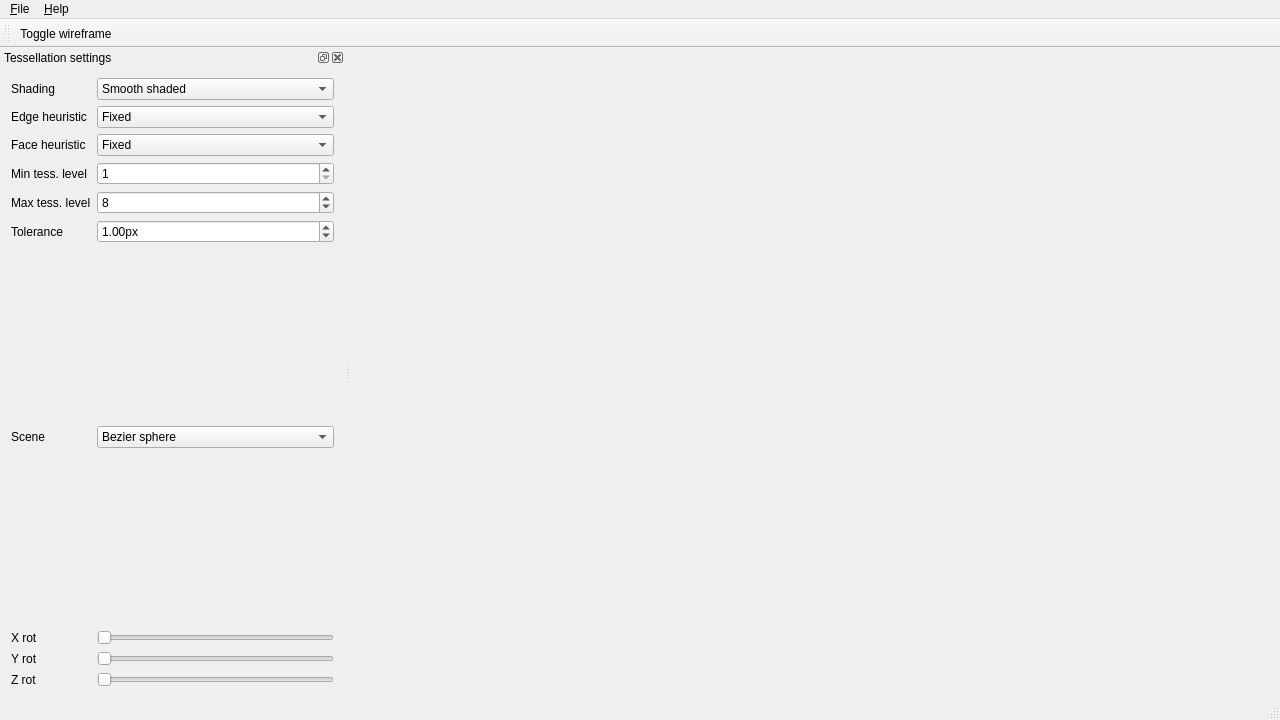
<?xml version="1.0" encoding="UTF-8"?>
<ui version="4.0">
 <class>MainWindow</class>
 <widget class="QMainWindow" name="MainWindow">
  <property name="geometry">
   <rect>
    <x>0</x>
    <y>0</y>
    <width>1280</width>
    <height>720</height>
   </rect>
  </property>
  <property name="windowTitle">
   <string>MainWindow</string>
  </property>
  <widget class="MainView" name="mainView"/>
  <widget class="QMenuBar" name="menuBar">
   <property name="geometry">
    <rect>
     <x>0</x>
     <y>0</y>
     <width>1280</width>
     <height>25</height>
    </rect>
   </property>
   <widget class="QMenu" name="menuFile">
    <property name="title">
     <string>&amp;File</string>
    </property>
    <addaction name="actionExit"/>
   </widget>
   <widget class="QMenu" name="menuHelp">
    <property name="title">
     <string>&amp;Help</string>
    </property>
    <addaction name="actionAbout_Qt"/>
   </widget>
   <addaction name="menuFile"/>
   <addaction name="menuHelp"/>
  </widget>
  <widget class="QToolBar" name="mainToolBar">
   <property name="windowTitle">
    <string>Main tool bar</string>
   </property>
   <attribute name="toolBarArea">
    <enum>TopToolBarArea</enum>
   </attribute>
   <attribute name="toolBarBreak">
    <bool>false</bool>
   </attribute>
   <addaction name="actionToggleWireframe"/>
  </widget>
  <widget class="QStatusBar" name="statusBar"/>
  <widget class="QDockWidget" name="tessellationDock">
   <property name="minimumSize">
    <size>
     <width>345</width>
     <height>365</height>
    </size>
   </property>
   <property name="windowTitle">
    <string>Tessellation settings</string>
   </property>
   <attribute name="dockWidgetArea">
    <number>1</number>
   </attribute>
   <widget class="QWidget" name="dockWidgetContents">
    <layout class="QFormLayout" name="formLayout">
     <item row="0" column="0">
      <widget class="QLabel" name="shadingLbl">
       <property name="text">
        <string>Shading</string>
       </property>
      </widget>
     </item>
     <item row="0" column="1">
      <widget class="QComboBox" name="shadingBox">
       <item>
        <property name="text">
         <string>Smooth shaded</string>
        </property>
       </item>
       <item>
        <property name="text">
         <string>Flat shaded</string>
        </property>
       </item>
       <item>
        <property name="text">
         <string>Normal</string>
        </property>
       </item>
       <item>
        <property name="text">
         <string>Shaded patches</string>
        </property>
       </item>
       <item>
        <property name="text">
         <string>Barycentric coordiates</string>
        </property>
       </item>
       <item>
        <property name="text">
         <string>Surface error</string>
        </property>
       </item>
       <item>
        <property name="text">
         <string>Patch curvature</string>
        </property>
       </item>
       <item>
        <property name="text">
         <string>Min edge size</string>
        </property>
       </item>
       <item>
        <property name="text">
         <string>Max edge size</string>
        </property>
       </item>
       <item>
        <property name="text">
         <string>Inner tessellation level</string>
        </property>
       </item>
       <item>
        <property name="text">
         <string>Outer tessellation level</string>
        </property>
       </item>
       <item>
        <property name="text">
         <string>Local curvature</string>
        </property>
       </item>
      </widget>
     </item>
     <item row="1" column="1">
      <widget class="QComboBox" name="edgeHeuristicBox">
       <item>
        <property name="text">
         <string>Fixed</string>
        </property>
       </item>
       <item>
        <property name="text">
         <string>Viewspace normal (undefined)</string>
        </property>
       </item>
       <item>
        <property name="text">
         <string>Screenspace projection</string>
        </property>
       </item>
       <item>
        <property name="text">
         <string>Edge curvature</string>
        </property>
       </item>
       <item>
        <property name="text">
         <string>Max deviation</string>
        </property>
       </item>
       <item>
        <property name="text">
         <string>Min(proj, curv)</string>
        </property>
       </item>
      </widget>
     </item>
     <item row="9" column="0">
      <widget class="QLabel" name="xLbl">
       <property name="text">
        <string>X rot</string>
       </property>
      </widget>
     </item>
     <item row="9" column="1">
      <widget class="QSlider" name="xSlider">
       <property name="maximum">
        <number>360</number>
       </property>
       <property name="orientation">
        <enum>Qt::Horizontal</enum>
       </property>
      </widget>
     </item>
     <item row="10" column="0">
      <widget class="QLabel" name="yLbl">
       <property name="text">
        <string>Y rot</string>
       </property>
      </widget>
     </item>
     <item row="10" column="1">
      <widget class="QSlider" name="ySlider">
       <property name="maximum">
        <number>360</number>
       </property>
       <property name="orientation">
        <enum>Qt::Horizontal</enum>
       </property>
      </widget>
     </item>
     <item row="11" column="0">
      <widget class="QLabel" name="zLbl">
       <property name="text">
        <string>Z rot</string>
       </property>
      </widget>
     </item>
     <item row="11" column="1">
      <widget class="QSlider" name="zSlider">
       <property name="maximum">
        <number>360</number>
       </property>
       <property name="orientation">
        <enum>Qt::Horizontal</enum>
       </property>
      </widget>
     </item>
     <item row="8" column="1">
      <spacer name="vSpace">
       <property name="orientation">
        <enum>Qt::Vertical</enum>
       </property>
       <property name="sizeHint" stdset="0">
        <size>
         <width>20</width>
         <height>40</height>
        </size>
       </property>
      </spacer>
     </item>
     <item row="1" column="0">
      <widget class="QLabel" name="edgeLbl">
       <property name="text">
        <string>Edge heuristic</string>
       </property>
      </widget>
     </item>
     <item row="2" column="1">
      <widget class="QComboBox" name="faceHeuristicBox">
       <item>
        <property name="text">
         <string>Fixed</string>
        </property>
       </item>
       <item>
        <property name="text">
         <string>Viewspace normal</string>
        </property>
       </item>
       <item>
        <property name="text">
         <string>Max(edge projection)</string>
        </property>
       </item>
       <item>
        <property name="text">
         <string>Patch curvature</string>
        </property>
       </item>
       <item>
        <property name="text">
         <string>Maxdeviation (undefined)</string>
        </property>
       </item>
       <item>
        <property name="text">
         <string>Min(proj, curv)</string>
        </property>
       </item>
      </widget>
     </item>
     <item row="2" column="0">
      <widget class="QLabel" name="faceLbl">
       <property name="text">
        <string>Face heuristic</string>
       </property>
      </widget>
     </item>
     <item row="3" column="1">
      <widget class="QSpinBox" name="minTessLevel">
       <property name="minimum">
        <number>1</number>
       </property>
       <property name="maximum">
        <number>64</number>
       </property>
      </widget>
     </item>
     <item row="4" column="1">
      <widget class="QSpinBox" name="maxTessLevel">
       <property name="minimum">
        <number>1</number>
       </property>
       <property name="maximum">
        <number>64</number>
       </property>
       <property name="value">
        <number>8</number>
       </property>
      </widget>
     </item>
     <item row="3" column="0">
      <widget class="QLabel" name="label">
       <property name="text">
        <string>Min tess. level</string>
       </property>
      </widget>
     </item>
     <item row="4" column="0">
      <widget class="QLabel" name="label_2">
       <property name="text">
        <string>Max tess. level</string>
       </property>
      </widget>
     </item>
     <item row="7" column="1">
      <widget class="QComboBox" name="sceneBox">
       <item>
        <property name="text">
         <string>Bezier sphere</string>
        </property>
       </item>
       <item>
        <property name="text">
         <string>Cone</string>
        </property>
       </item>
       <item>
        <property name="text">
         <string>Rational sphere</string>
        </property>
       </item>
       <item>
        <property name="text">
         <string>Simple triangle</string>
        </property>
       </item>
       <item>
        <property name="text">
         <string>CAD cylinder</string>
        </property>
       </item>
       <item>
        <property name="text">
         <string>Split in 4</string>
        </property>
       </item>
       <item>
        <property name="text">
         <string>Teapot</string>
        </property>
       </item>
       <item>
        <property name="text">
         <string>CAD testblock</string>
        </property>
       </item>
       <item>
        <property name="text">
         <string>Floating</string>
        </property>
       </item>
       <item>
        <property name="text">
         <string>Extreme curvature</string>
        </property>
       </item>
      </widget>
     </item>
     <item row="7" column="0">
      <widget class="QLabel" name="label_3">
       <property name="text">
        <string>Scene</string>
       </property>
      </widget>
     </item>
     <item row="5" column="1">
      <widget class="QDoubleSpinBox" name="tolerance">
       <property name="suffix">
        <string>px</string>
       </property>
       <property name="minimum">
        <double>0.010000000000000</double>
       </property>
       <property name="maximum">
        <double>9999.000000000000000</double>
       </property>
       <property name="value">
        <double>1.000000000000000</double>
       </property>
      </widget>
     </item>
     <item row="6" column="1">
      <spacer name="verticalSpacer">
       <property name="orientation">
        <enum>Qt::Vertical</enum>
       </property>
       <property name="sizeHint" stdset="0">
        <size>
         <width>20</width>
         <height>40</height>
        </size>
       </property>
      </spacer>
     </item>
     <item row="5" column="0">
      <widget class="QLabel" name="label_4">
       <property name="text">
        <string>Tolerance</string>
       </property>
      </widget>
     </item>
    </layout>
   </widget>
  </widget>
  <action name="actionExit">
   <property name="icon">
    <iconset resource="../resources.qrc">
     <normaloff>:/icons/system-log-out.png</normaloff>:/icons/system-log-out.png</iconset>
   </property>
   <property name="text">
    <string>E&amp;xit</string>
   </property>
   <property name="toolTip">
    <string>Exit the application</string>
   </property>
   <property name="shortcut">
    <string>Ctrl+X</string>
   </property>
  </action>
  <action name="actionAbout_Qt">
   <property name="icon">
    <iconset resource="../resources.qrc">
     <normaloff>:/icons/qt_extended.png</normaloff>:/icons/qt_extended.png</iconset>
   </property>
   <property name="text">
    <string>About Qt</string>
   </property>
  </action>
  <action name="actionToggleWireframe">
   <property name="checkable">
    <bool>true</bool>
   </property>
   <property name="icon">
    <iconset resource="../resources.qrc">
     <normaloff>:/icons/grid.png</normaloff>:/icons/grid.png</iconset>
   </property>
   <property name="text">
    <string>Toggle wireframe</string>
   </property>
   <property name="toolTip">
    <string>Toggle wireframe</string>
   </property>
  </action>
 </widget>
 <layoutdefault spacing="6" margin="11"/>
 <customwidgets>
  <customwidget>
   <class>MainView</class>
   <extends>QWidget</extends>
   <header>ui/mainview.h</header>
   <container>1</container>
  </customwidget>
 </customwidgets>
 <resources>
  <include location="../resources.qrc"/>
 </resources>
 <connections>
  <connection>
   <sender>actionExit</sender>
   <signal>triggered()</signal>
   <receiver>MainWindow</receiver>
   <slot>closeApplication()</slot>
   <hints>
    <hint type="sourcelabel">
     <x>-1</x>
     <y>-1</y>
    </hint>
    <hint type="destinationlabel">
     <x>399</x>
     <y>299</y>
    </hint>
   </hints>
  </connection>
  <connection>
   <sender>actionAbout_Qt</sender>
   <signal>triggered()</signal>
   <receiver>MainWindow</receiver>
   <slot>aboutQt()</slot>
   <hints>
    <hint type="sourcelabel">
     <x>-1</x>
     <y>-1</y>
    </hint>
    <hint type="destinationlabel">
     <x>399</x>
     <y>299</y>
    </hint>
   </hints>
  </connection>
 </connections>
 <slots>
  <slot>closeApplication()</slot>
  <slot>aboutQt()</slot>
 </slots>
</ui>
